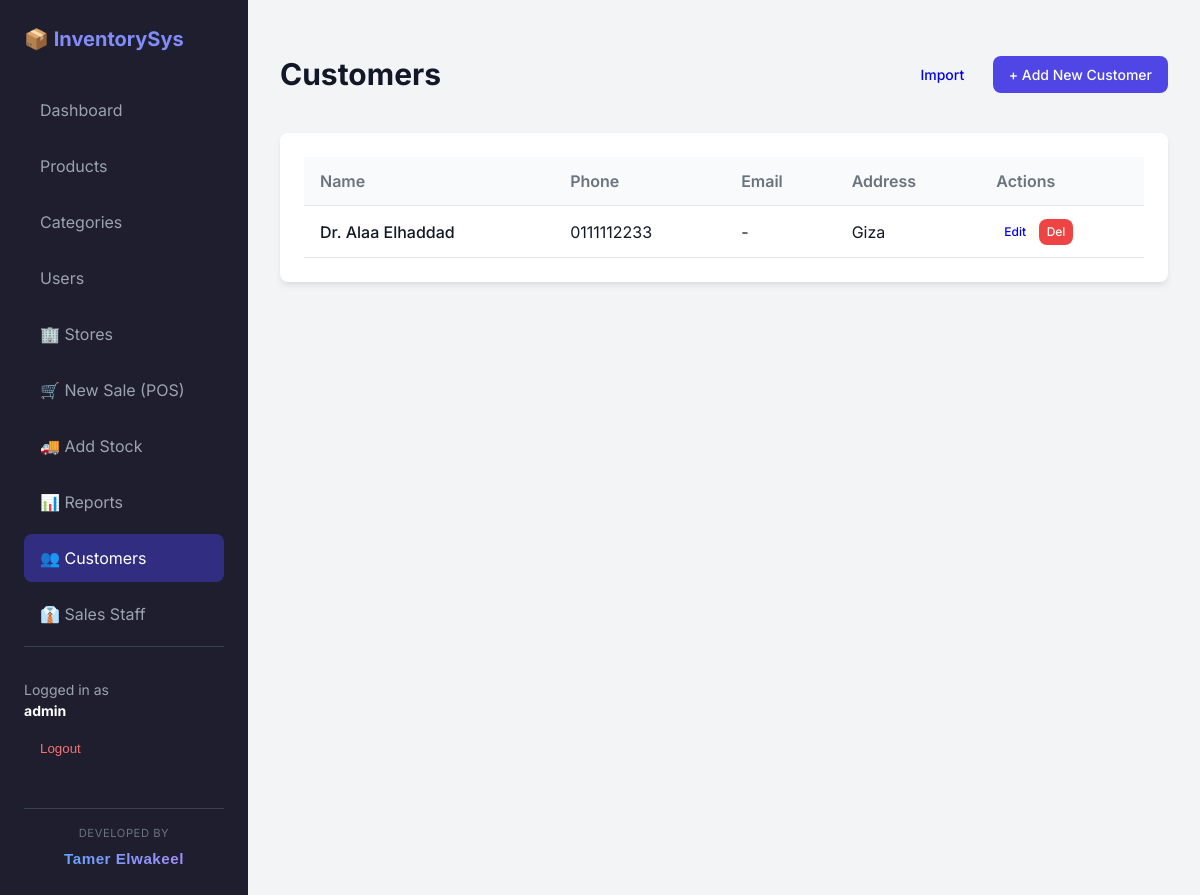
The page /customers/ (signed in) on the database its author committed.
### inventory/models.py (models this page shows, shortened)
class Customer(models.Model):
    name = models.CharField(max_length=100)
    phone = models.CharField(max_length=20, unique=True)
    address = models.TextField(blank=True)
    email = models.EmailField(blank=True, null=True)
    created_at = models.DateTimeField(auto_now_add=True)

### inventory/views.py (the view)
# urls.py: path('customers/', views.customer_list, name='customer_list'),
@login_required
def customer_list(request):
    customers = Customer.objects.all()
    return render(request, 'inventory/customer_list.html', {'customers': customers})

### templates/inventory/customer_list.html
{% extends 'base.html' %}
{% block content %}
<div class="flex justify-between items-center mb-4">
    <h1 style="font-size: 1.875rem; font-weight: 700;">Customers</h1>
    {% if request.user.is_superuser %}
    <div>
        <a href="{% url 'customer_import' %}" class="btn btn-secondary" style="margin-right: 0.5rem;">Import</a>
        <a href="{% url 'customer_create' %}" class="btn btn-primary">+ Add New Customer</a>
    </div>
    {% endif %}
</div>
<div class="card">
    <div class="table-container">
        <table>
            <thead>
                <tr>
                    <th>Name</th>
                    <th>Phone</th>
                    <th>Email</th>
                    <th>Address</th>
                    <th>Actions</th>
                </tr>
            </thead>
            <tbody>
                {% for customer in customers %}
                <tr>
                    <td style="font-weight: 500;">{{ customer.name }}</td>
                    <td>{{ customer.phone }}</td>
                    <td>{{ customer.email|default:"-" }}</td>
                    <td>{{ customer.address|truncatechars:30 }}</td>
                    <td>
                        {% if request.user.is_superuser %}
                        <a href="{% url 'customer_update' customer.pk %}" class="btn"
                            style="padding: 0.25rem 0.5rem; font-size: 0.75rem;">Edit</a>
                        <a href="{% url 'customer_delete' customer.pk %}" class="btn btn-danger"
                            style="padding: 0.25rem 0.5rem; font-size: 0.75rem;">Del</a>
                        {% else %}
                        <span class="text-muted" style="font-size: 0.75rem;">-</span>
                        {% endif %}
                    </td>
                </tr>
                {% empty %}
                <tr>
                    <td colspan="5" class="text-center text-muted py-4">No customers found.</td>
                </tr>
                {% endfor %}
            </tbody>
        </table>
    </div>
</div>
{% endblock %}

### templates/base.html (shortened to what this page needs)
{% load static %}
<!DOCTYPE html>
<html lang="en">
<head>
    <link rel="stylesheet" href="{% static 'css/style.css' %}">
</head>
<body>
    <div class="layout">
        <aside class="sidebar">
            <div class="sidebar-title">📦 InventorySys</div>
            <nav>
                <a href="{% url 'dashboard' %}"
                    class="nav-link {% if request.resolver_match.url_name == 'dashboard' %}active{% endif %}">
                    Dashboard
                </a>
                <a href="{% url 'product_list' %}"
                    class="nav-link {% if 'product' in request.resolver_match.url_name %}active{% endif %}">
                    Products
                </a>
                <a href="{% url 'category_list' %}"
                    class="nav-link {% if 'category' in request.resolver_match.url_name %}active{% endif %}">
                    Categories
                </a>
                {% if request.user.is_superuser %}
                <a href="{% url 'user_list' %}"
                    class="nav-link {% if 'user' in request.resolver_match.url_name %}active{% endif %}">Users</a>
                <a href="{% url 'store_list' %}"
                    class="nav-link {% if 'store' in request.resolver_match.url_name %}active{% endif %}">🏢 Stores</a>
                {% endif %}
                <a href="{% url 'pos' %}"
                    class="nav-link {% if 'pos' in request.resolver_match.url_name %}active{% endif %}">
                    🛒 New Sale (POS)
                </a>
                <a href="{% url 'purchase' %}"
                    class="nav-link {% if 'purchase' in request.resolver_match.url_name %}active{% endif %}">
                    🚚 Add Stock
                </a>
                <a href="{% url 'reports' %}"
                    class="nav-link {% if 'reports' in request.resolver_match.url_name %}active{% endif %}">
                    📊 Reports
                </a>
                <a href="{% url 'customer_list' %}"
                    class="nav-link {% if 'customer' in request.resolver_match.url_name %}active{% endif %}">
                    👥 Customers
                </a>
                <a href="{% url 'salesperson_list' %}"
                    class="nav-link {% if 'salesperson' in request.resolver_match.url_name %}active{% endif %}">
                    👔 Sales Staff
                </a>
            </nav>
            <div style="margin-top: auto; padding-top: 2rem; border-top: 1px solid #374151;">
                <div style="font-size: 0.875rem; color: #9CA3AF;">
                    Logged in as <br>
                    <strong style="color: white;">{{ request.user.username }}</strong>
                </div>
                <form action="{% url 'logout' %}" method="post" style="margin-top: 0.5rem;">
                    <button type="submit" class="nav-link"
                        style="background: none; border: none; padding: 0.75rem 1rem; color: #F87171; width: 100%; text-align: left; cursor: pointer;">
                        Logout
                    </button>
                </form>
            </div>
            <div style="margin-top: 2rem; padding-top: 1rem; border-top: 1px solid #374151; text-align: center;">
                <span
                    style="display: block; font-size: 0.7rem; color: #6B7280; text-transform: uppercase; letter-spacing: 0.05em; margin-bottom: 0.25rem;">Developed
                    By</span>
                <span
                    style="background: linear-gradient(135deg, #60A5FA 0%, #A78BFA 100%); -webkit-background-clip: text; -webkit-text-fill-color: transparent; font-weight: 800; font-size: 0.95rem; font-family: sans-serif; letter-spacing: 0.5px;">Tamer
                    Elwakeel</span>
            </div>
        </aside>
        <main class="main-content">
            {% block content %}{% endblock %}
        </main>
    </div>
</body>
</html>

### static/css/style.css (style rules this page uses)
:root { --primary-color: #4F46E5; --primary-hover: #4338CA; --secondary-color: #64748B; --success-color: #10B981; --danger-color: #EF4444; --warning-color: #F59E0B; --bg-body: #F3F4F6; --bg-card: #FFFFFF; --text-main: #111827; --text-muted: #6B7280; --border-color: #E5E7EB; --shadow-sm: 0 1px 2px 0 rgba(0, 0, 0, 0.05); --shadow-md: 0 4px 6px -1px rgba(0, 0, 0, 0.1); --shadow-lg: 0 10px 15px -3px rgba(0, 0, 0, 0.1); --radius: 0.5rem; }
body { font-family: 'Inter', sans-serif; color: var(--text-main); background-color: var(--bg-body); margin: 0; line-height: 1.5; }
.layout { display: flex; min-height: 100vh; }
.sidebar { width: 200px; background-color: #1E1E2E; color: white; padding: 1.5rem; display: flex; flex-direction: column; }
.sidebar-title { font-size: 1.25rem; font-weight: 700; margin-bottom: 2rem; color: #818CF8; }
.nav-link { display: block; padding: 0.75rem 1rem; color: #9CA3AF; text-decoration: none; border-radius: var(--radius); margin-bottom: 0.5rem; transition: all 0.2s; }
.nav-link:hover, .nav-link.active { background-color: #312E81; color: white; }
.main-content { flex: 1; padding: 2rem; overflow-y: auto; }
.card { background-color: var(--bg-card); border-radius: var(--radius); padding: 1.5rem; box-shadow: var(--shadow-md); margin-bottom: 1.5rem; }
.btn { display: inline-flex; align-items: center; padding: 0.5rem 1rem; border-radius: var(--radius); font-weight: 500; text-decoration: none; cursor: pointer; border: none; transition: background-color 0.2s; font-size: 0.875rem; }
.btn-primary { background-color: var(--primary-color); color: white; }
.btn-danger { background-color: var(--danger-color); color: white; }
.table-container { overflow-x: auto; }
table { width: 100%; border-collapse: collapse; text-align: left; }
th { padding: 0.75rem 1rem; font-weight: 600; color: var(--text-muted); border-bottom: 1px solid var(--border-color); background-color: #F9FAFB; }
td { padding: 0.75rem 1rem; border-bottom: 1px solid var(--border-color); vertical-align: middle; }
.flex { display: flex; }
.justify-between { justify-content: space-between; }
.items-center { align-items: center; }
.mb-4 { margin-bottom: 1rem; }

### rows shown on the page
Customer: name "Dr. Alaa Elhaddad", phone "0111112233", email "-", address "Giza"

### other values the page prints
{{ request.user.username }} "admin"
